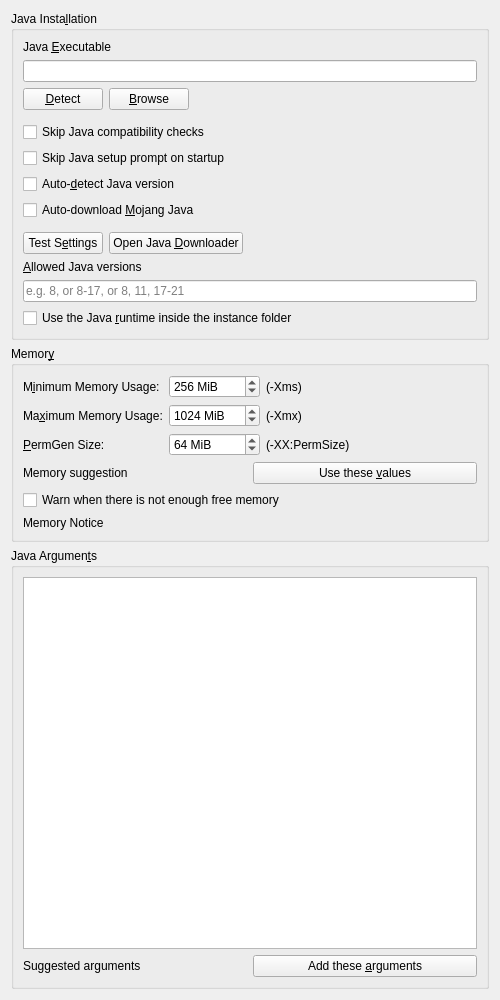
<?xml version="1.0" encoding="UTF-8"?>
<ui version="4.0">
 <class>JavaSettingsWidget</class>
 <widget class="QWidget" name="JavaSettingsWidget">
  <property name="geometry">
   <rect>
    <x>0</x>
    <y>0</y>
    <width>500</width>
    <height>1000</height>
   </rect>
  </property>
  <property name="windowTitle">
   <string>Form</string>
  </property>
  <layout class="QVBoxLayout" name="verticalLayout" stretch="0,0,1">
   <item>
    <widget class="QGroupBox" name="javaInstallationGroupBox">
     <property name="enabled">
      <bool>true</bool>
     </property>
     <property name="title">
      <string>Java Insta&amp;llation</string>
     </property>
     <property name="checkable">
      <bool>false</bool>
     </property>
     <property name="checked">
      <bool>false</bool>
     </property>
     <layout class="QGridLayout" name="gridLayout_2">
      <item row="7" column="0">
       <widget class="QCheckBox" name="autodetectJavaCheckBox">
        <property name="text">
         <string>Auto-&amp;detect Java version</string>
        </property>
       </widget>
      </item>
      <item row="2" column="0">
       <layout class="QHBoxLayout" name="horizontalLayout">
        <item>
         <widget class="QPushButton" name="javaDetectBtn">
          <property name="text">
           <string>&amp;Detect</string>
          </property>
         </widget>
        </item>
        <item>
         <widget class="QPushButton" name="javaBrowseBtn">
          <property name="text">
           <string>&amp;Browse</string>
          </property>
         </widget>
        </item>
        <item>
         <spacer name="horizontalSpacer">
          <property name="orientation">
           <enum>Qt::Orientation::Horizontal</enum>
          </property>
          <property name="sizeHint" stdset="0">
           <size>
            <width>40</width>
            <height>20</height>
           </size>
          </property>
         </spacer>
        </item>
       </layout>
      </item>
      <item row="10" column="0">
       <layout class="QHBoxLayout" name="horizontalLayout_4">
        <item>
         <widget class="QPushButton" name="javaTestBtn">
          <property name="text">
           <string>Test S&amp;ettings</string>
          </property>
         </widget>
        </item>
        <item>
         <widget class="QPushButton" name="javaDownloadBtn">
          <property name="text">
           <string>Open Java &amp;Downloader</string>
          </property>
         </widget>
        </item>
        <item>
         <spacer name="horizontalSpacer_7">
          <property name="orientation">
           <enum>Qt::Orientation::Horizontal</enum>
          </property>
          <property name="sizeHint" stdset="0">
           <size>
            <width>0</width>
            <height>0</height>
           </size>
          </property>
         </spacer>
        </item>
       </layout>
      </item>
      <item row="9" column="0">
       <spacer name="verticalSpacer_4">
        <property name="orientation">
         <enum>Qt::Orientation::Vertical</enum>
        </property>
        <property name="sizeType">
         <enum>QSizePolicy::Policy::Fixed</enum>
        </property>
        <property name="sizeHint" stdset="0">
         <size>
          <width>0</width>
          <height>6</height>
         </size>
        </property>
       </spacer>
      </item>
      <item row="8" column="0">
       <widget class="QCheckBox" name="autodownloadJavaCheckBox">
        <property name="toolTip">
         <string>Automatically downloads and selects the Java build recommended by Mojang.</string>
        </property>
        <property name="text">
         <string>Auto-download &amp;Mojang Java</string>
        </property>
       </widget>
      </item>
      <item row="4" column="0">
       <widget class="QCheckBox" name="skipCompatibilityCheckBox">
        <property name="toolTip">
         <string>If enabled, the launcher will not check if an instance is compatible with the selected Java version.</string>
        </property>
        <property name="text">
         <string>Skip Java compatibility checks</string>
        </property>
       </widget>
      </item>
      <item row="1" column="0">
       <widget class="QLineEdit" name="javaPathTextBox"/>
      </item>
      <item row="11" column="0">
       <widget class="QLabel" name="allowedJavaVersionsLabel">
        <property name="text">
         <string>&amp;Allowed Java versions</string>
        </property>
        <property name="buddy">
         <cstring>allowedJavaVersionsEdit</cstring>
        </property>
       </widget>
      </item>
      <item row="12" column="0">
       <widget class="QLineEdit" name="allowedJavaVersionsEdit">
        <property name="toolTip">
         <string>Restrict which Java installations the launcher may pick automatically. Leave empty for no restriction.</string>
        </property>
        <property name="placeholderText">
         <string>e.g. 8, or 8-17, or 8, 11, 17-21</string>
        </property>
       </widget>
      </item>
      <item row="13" column="0">
       <widget class="QCheckBox" name="useLocalJavaCheckBox">
        <property name="toolTip">
         <string>Look for a Java runtime inside this instance's runtime folder and prefer it. The version is verified by running the binary, not guessed from the folder name. A Java path set above takes precedence over this.</string>
        </property>
        <property name="text">
         <string>Use the Java &amp;runtime inside the instance folder</string>
        </property>
       </widget>
      </item>
      <item row="0" column="0">
       <widget class="QLabel" name="label_4">
        <property name="text">
         <string>Java &amp;Executable</string>
        </property>
        <property name="buddy">
         <cstring>javaPathTextBox</cstring>
        </property>
       </widget>
      </item>
      <item row="5" column="0">
       <widget class="QCheckBox" name="skipWizardCheckBox">
        <property name="toolTip">
         <string>If enabled, the launcher won't prompt you to choose a Java version if one is not found on startup.</string>
        </property>
        <property name="text">
         <string>Skip Java setup prompt on startup</string>
        </property>
       </widget>
      </item>
      <item row="3" column="0">
       <spacer name="verticalSpacer_5">
        <property name="orientation">
         <enum>Qt::Orientation::Vertical</enum>
        </property>
        <property name="sizeType">
         <enum>QSizePolicy::Policy::Fixed</enum>
        </property>
        <property name="sizeHint" stdset="0">
         <size>
          <width>0</width>
          <height>6</height>
         </size>
        </property>
       </spacer>
      </item>
     </layout>
    </widget>
   </item>
   <item>
    <widget class="QGroupBox" name="memoryGroupBox">
     <property name="enabled">
      <bool>true</bool>
     </property>
     <property name="title">
      <string>Memor&amp;y</string>
     </property>
     <property name="checkable">
      <bool>false</bool>
     </property>
     <property name="checked">
      <bool>false</bool>
     </property>
     <layout class="QVBoxLayout" name="verticalLayout_2">
      <item>
       <layout class="QFormLayout" name="formLayout">
        <property name="labelAlignment">
         <set>Qt::AlignmentFlag::AlignLeading|Qt::AlignmentFlag::AlignLeft|Qt::AlignmentFlag::AlignVCenter</set>
        </property>
        <item row="0" column="0">
         <widget class="QLabel" name="labelMinMem">
          <property name="text">
           <string>M&amp;inimum Memory Usage:</string>
          </property>
          <property name="buddy">
           <cstring>minMemSpinBox</cstring>
          </property>
         </widget>
        </item>
        <item row="0" column="1">
         <layout class="QHBoxLayout" name="horizontalLayout_3">
          <item>
           <widget class="QSpinBox" name="minMemSpinBox">
            <property name="sizePolicy">
             <sizepolicy hsizetype="Maximum" vsizetype="Fixed">
              <horstretch>0</horstretch>
              <verstretch>0</verstretch>
             </sizepolicy>
            </property>
            <property name="toolTip">
             <string>The amount of memory Minecraft is started with.</string>
            </property>
            <property name="suffix">
             <string notr="true"> MiB</string>
            </property>
            <property name="minimum">
             <number>8</number>
            </property>
            <property name="maximum">
             <number>1048576</number>
            </property>
            <property name="singleStep">
             <number>128</number>
            </property>
            <property name="value">
             <number>256</number>
            </property>
           </widget>
          </item>
          <item>
           <widget class="QLabel" name="label">
            <property name="text">
             <string>(-Xms)</string>
            </property>
           </widget>
          </item>
         </layout>
        </item>
        <item row="1" column="0">
         <widget class="QLabel" name="labelMaxMem">
          <property name="text">
           <string>Ma&amp;ximum Memory Usage:</string>
          </property>
          <property name="buddy">
           <cstring>maxMemSpinBox</cstring>
          </property>
         </widget>
        </item>
        <item row="1" column="1">
         <layout class="QHBoxLayout" name="horizontalLayout_5">
          <item>
           <widget class="QSpinBox" name="maxMemSpinBox">
            <property name="sizePolicy">
             <sizepolicy hsizetype="Maximum" vsizetype="Fixed">
              <horstretch>0</horstretch>
              <verstretch>0</verstretch>
             </sizepolicy>
            </property>
            <property name="toolTip">
             <string>The maximum amount of memory Minecraft is allowed to use.</string>
            </property>
            <property name="suffix">
             <string notr="true"> MiB</string>
            </property>
            <property name="minimum">
             <number>8</number>
            </property>
            <property name="maximum">
             <number>1048576</number>
            </property>
            <property name="singleStep">
             <number>128</number>
            </property>
            <property name="value">
             <number>1024</number>
            </property>
           </widget>
          </item>
          <item>
           <widget class="QLabel" name="label_2">
            <property name="text">
             <string>(-Xmx)</string>
            </property>
           </widget>
          </item>
         </layout>
        </item>
        <item row="2" column="0">
         <widget class="QLabel" name="label_11">
          <property name="text">
           <string>&amp;PermGen Size:</string>
          </property>
          <property name="buddy">
           <cstring>permGenSpinBox</cstring>
          </property>
         </widget>
        </item>
        <item row="2" column="1">
         <layout class="QHBoxLayout" name="horizontalLayout_6">
          <item>
           <widget class="QSpinBox" name="permGenSpinBox">
            <property name="sizePolicy">
             <sizepolicy hsizetype="Maximum" vsizetype="Fixed">
              <horstretch>0</horstretch>
              <verstretch>0</verstretch>
             </sizepolicy>
            </property>
            <property name="toolTip">
             <string>The amount of memory available to store loaded Java classes.</string>
            </property>
            <property name="suffix">
             <string notr="true"> MiB</string>
            </property>
            <property name="minimum">
             <number>4</number>
            </property>
            <property name="maximum">
             <number>1048576</number>
            </property>
            <property name="singleStep">
             <number>8</number>
            </property>
            <property name="value">
             <number>64</number>
            </property>
           </widget>
          </item>
          <item>
           <widget class="QLabel" name="label_3">
            <property name="text">
             <string>(-XX:PermSize)</string>
            </property>
           </widget>
          </item>
         </layout>
        </item>
       </layout>
      </item>
      <item>
       <layout class="QHBoxLayout" name="horizontalLayout_7">
        <item>
         <widget class="QLabel" name="labelMemSuggestion">
          <property name="text">
           <string>Memory suggestion</string>
          </property>
          <property name="wordWrap">
           <bool>true</bool>
          </property>
         </widget>
        </item>
        <item>
         <widget class="QPushButton" name="memSuggestButton">
          <property name="text">
           <string>Use these &amp;values</string>
          </property>
         </widget>
        </item>
       </layout>
      </item>
      <item>
       <widget class="QCheckBox" name="lowMemWarningCheckBox">
        <property name="text">
         <string>Warn when there is not enough free memory</string>
        </property>
       </widget>
      </item>
      <item>
       <widget class="QLabel" name="labelMaxMemNotice">
        <property name="text">
         <string>Memory Notice</string>
        </property>
       </widget>
      </item>
     </layout>
    </widget>
   </item>
   <item>
    <widget class="QGroupBox" name="javaArgumentsGroupBox">
     <property name="enabled">
      <bool>true</bool>
     </property>
     <property name="title">
      <string>Java Argumen&amp;ts</string>
     </property>
     <property name="checkable">
      <bool>false</bool>
     </property>
     <property name="checked">
      <bool>false</bool>
     </property>
     <layout class="QGridLayout" name="gridLayout_6">
      <item row="1" column="1">
       <widget class="QPlainTextEdit" name="jvmArgsTextBox"/>
      </item>
      <item row="2" column="1">
       <layout class="QHBoxLayout" name="horizontalLayout_8">
        <item>
         <widget class="QLabel" name="labelArgsSuggestion">
          <property name="text">
           <string>Suggested arguments</string>
          </property>
          <property name="wordWrap">
           <bool>true</bool>
          </property>
         </widget>
        </item>
        <item>
         <widget class="QPushButton" name="argsSuggestButton">
          <property name="text">
           <string>Add these &amp;arguments</string>
          </property>
         </widget>
        </item>
       </layout>
      </item>
     </layout>
    </widget>
   </item>
  </layout>
 </widget>
 <tabstops>
  <tabstop>javaPathTextBox</tabstop>
  <tabstop>javaDetectBtn</tabstop>
  <tabstop>javaBrowseBtn</tabstop>
  <tabstop>skipCompatibilityCheckBox</tabstop>
  <tabstop>skipWizardCheckBox</tabstop>
  <tabstop>autodetectJavaCheckBox</tabstop>
  <tabstop>autodownloadJavaCheckBox</tabstop>
  <tabstop>javaTestBtn</tabstop>
  <tabstop>javaDownloadBtn</tabstop>
  <tabstop>minMemSpinBox</tabstop>
  <tabstop>maxMemSpinBox</tabstop>
  <tabstop>permGenSpinBox</tabstop>
  <tabstop>lowMemWarningCheckBox</tabstop>
  <tabstop>jvmArgsTextBox</tabstop>
 </tabstops>
 <resources/>
 <connections/>
</ui>
